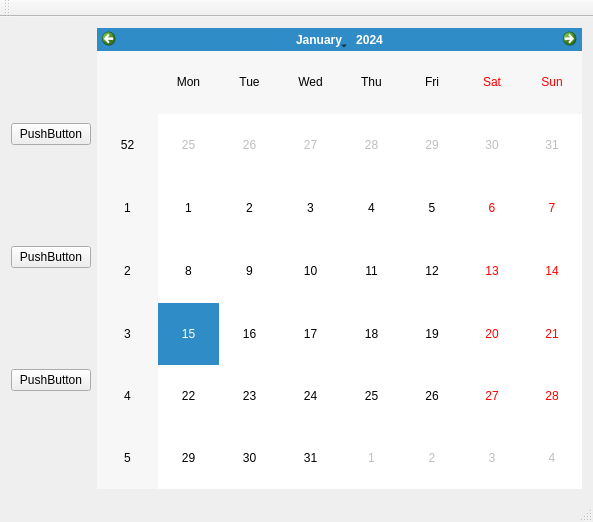
<?xml version="1.0" encoding="UTF-8"?>
<ui version="4.0">
 <class>MainWindow</class>
 <widget class="QMainWindow" name="MainWindow">
  <property name="geometry">
   <rect>
    <x>0</x>
    <y>0</y>
    <width>593</width>
    <height>522</height>
   </rect>
  </property>
  <property name="windowTitle">
   <string>MainWindow</string>
  </property>
  <widget class="QWidget" name="centralWidget">
   <layout class="QHBoxLayout" name="horizontalLayout_3">
    <item>
     <layout class="QVBoxLayout" name="verticalLayout">
      <item>
       <widget class="QPushButton" name="pushButton">
        <property name="text">
         <string>PushButton</string>
        </property>
       </widget>
      </item>
      <item>
       <widget class="QPushButton" name="pushButton_2">
        <property name="text">
         <string>PushButton</string>
        </property>
       </widget>
      </item>
      <item>
       <widget class="QPushButton" name="pushButton_3">
        <property name="text">
         <string>PushButton</string>
        </property>
       </widget>
      </item>
     </layout>
    </item>
    <item>
     <layout class="QHBoxLayout" name="horizontalLayout_2">
      <item>
       <widget class="QCalendarWidget" name="calendarWidget"/>
      </item>
     </layout>
    </item>
   </layout>
  </widget>
  <widget class="QMenuBar" name="menuBar">
   <property name="geometry">
    <rect>
     <x>0</x>
     <y>0</y>
     <width>593</width>
     <height>20</height>
    </rect>
   </property>
  </widget>
  <widget class="QToolBar" name="mainToolBar">
   <attribute name="toolBarArea">
    <enum>TopToolBarArea</enum>
   </attribute>
   <attribute name="toolBarBreak">
    <bool>false</bool>
   </attribute>
  </widget>
  <widget class="QStatusBar" name="statusBar"/>
 </widget>
 <layoutdefault spacing="6" margin="11"/>
 <resources/>
 <connections/>
</ui>
